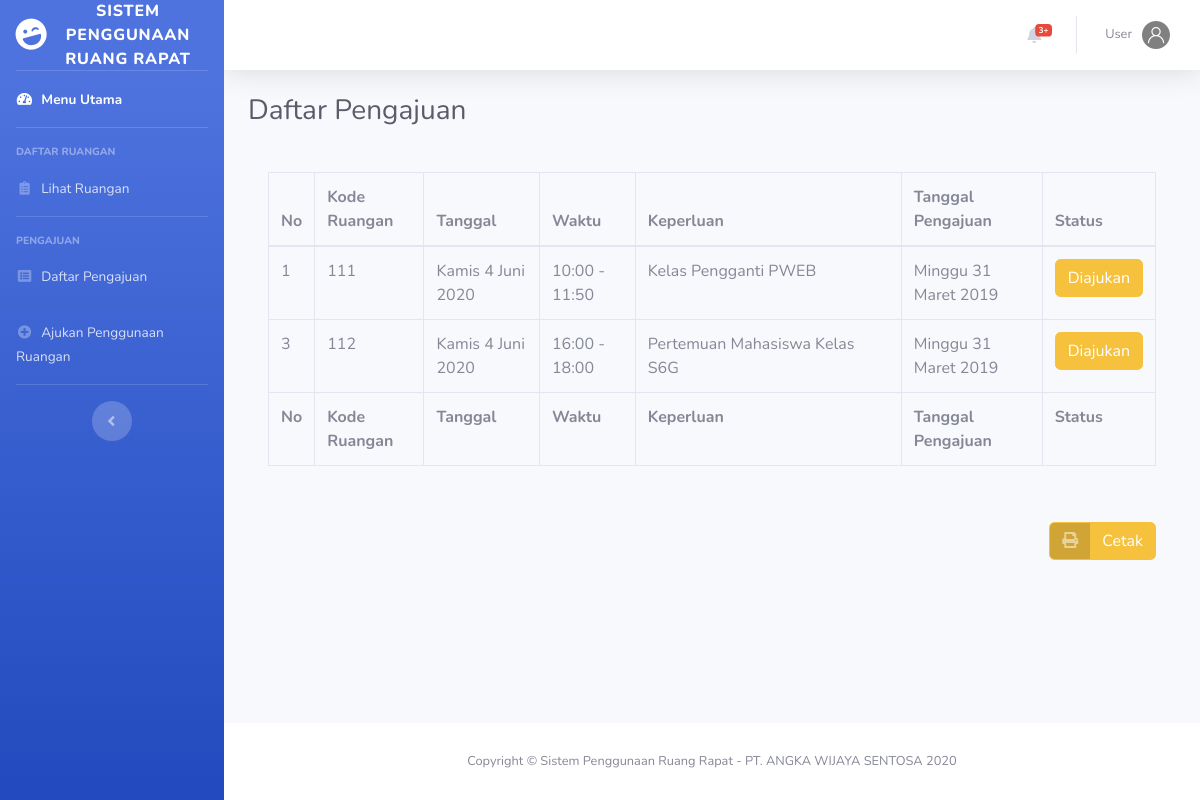
Page /daftar_pengajuan.php (signed in) on the earlier database version.
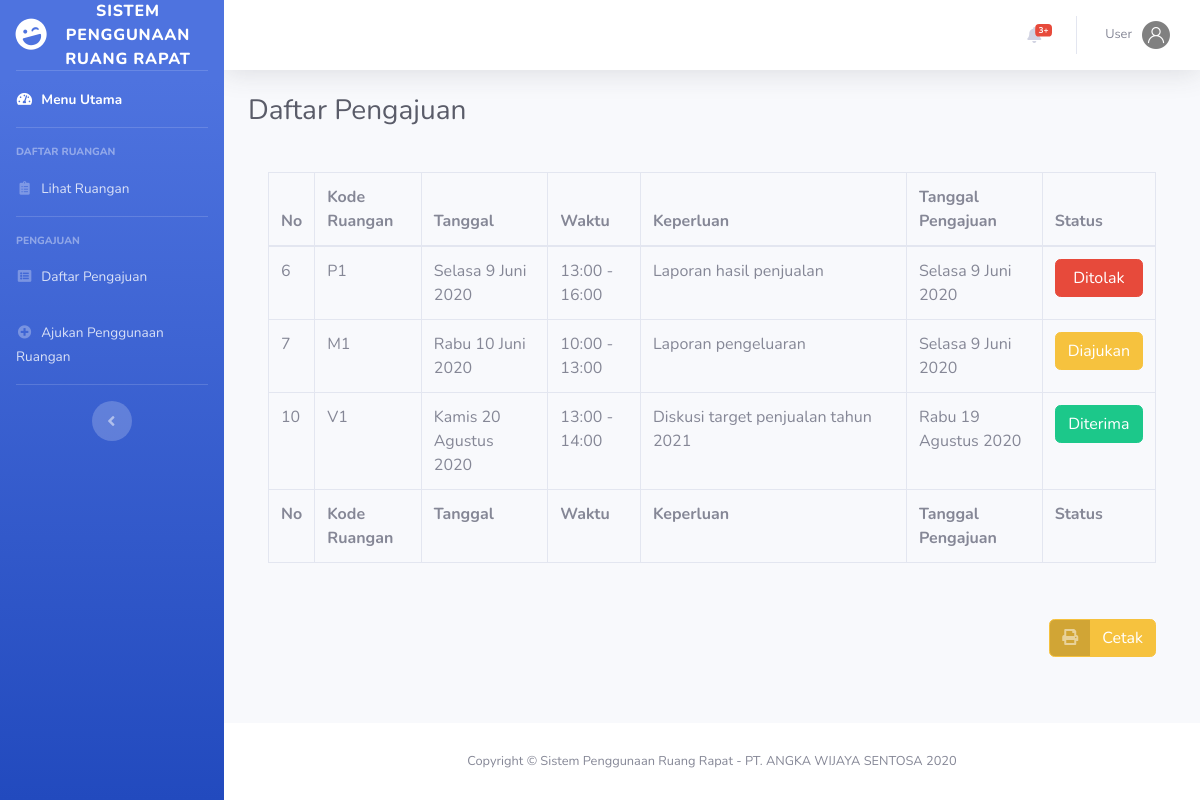
Same page on the later database version.
### tables this page shows
CREATE TABLE IF NOT EXISTS PenggunaanRuangan (
	id INT(20) UNSIGNED AUTO_INCREMENT,
	id_ketersediaan INT(20) UNSIGNED NOT NULL,
	id_user INT(20) UNSIGNED NOT NULL,
	tanggal_pengajuan DATETIME NOT NULL,
	keterangan VARCHAR(144),
	status INT(20),
	PRIMARY KEY (id),
	FOREIGN KEY (id_ketersediaan) REFERENCES KetersediaanRuangan(id),
	FOREIGN KEY (id_user) REFERENCES User(id)
);

CREATE TABLE IF NOT EXISTS KetersediaanRuangan (
	id INT(20) UNSIGNED AUTO_INCREMENT,
	kode_ruangan VARCHAR(20) NOT NULL,
	tanggal DATE NOT NULL,
	jam_mulai TIME NOT NULL,
	jam_selesai TIME NOT NULL,
	status INT(20),
	PRIMARY KEY (id),
	FOREIGN KEY (kode_ruangan) REFERENCES Ruangan(kode) ON UPDATE CASCADE ON DELETE RESTRICT
);

CREATE TABLE IF NOT EXISTS Ruangan (
	id INT(20) UNSIGNED AUTO_INCREMENT,
	kode VARCHAR(20) NOT NULL UNIQUE,
	nama VARCHAR(50) NOT NULL,
	deskripsi TEXT,
	PRIMARY KEY (id)
);

### db_connection.php (called while the page is built, shortened)
<?php
	function getData($conn, $sql) {
		$result = $conn->query($sql);
		return $result->fetch_assoc();
	}
	function hari($tanggal){
		$nama_hari = date("D", $tanggal);
		switch($nama_hari){
			case 'Sun':
				$nama_hari = "Minggu"; break;
			case 'Mon':
				$nama_hari = "Senin"; break;
			case 'Tue':
				$nama_hari = "Selasa"; break;
			case 'Wed':
				$nama_hari = "Rabu"; break;
			case 'Thu':
				$nama_hari = "Kamis"; break;
		}
		return $nama_hari;
	}
	function formatTanggal($tanggal) {
		$tanggal = date("Y-m-j", strtotime($tanggal));
		$bulan = array (1 => 'Januari', 'Februari', 'Maret', 'April', 'Mei', 'Juni', 'Juli', 'Agustus', 'September', 'Oktober', 'November', 'Desember');
		$split = explode('-', $tanggal);
		return hari(strtotime($tanggal)) . ' ' .  $split[2] . ' ' . $bulan[ (int)$split[1] ] . ' ' . $split[0];
	}
	function formatJam($jam) {
		$jam = date('H:i', strtotime($jam));
		return substr($jam, 0, 5);
	}
?>

### daftar_pengajuan.php (the view, shortened to what this page needs)
<!DOCTYPE html>
<html lang="en">
<?php $title = "Daftar Pengajuan"; include 'head.php';?>
<body id="page-top">
  <div id="wrapper">
    <?php include 'navigasi.php';?>
    <div id="content-wrapper" class="d-flex flex-column">
      <div id="content">
        <?php include 'topbar.php';?>
        <div class="container-fluid">
          <h1 class="h3 mb-4 text-gray-800">Daftar Pengajuan</h1>
          <div class="card-body">
            <div class="table-responsive">
              <table class="table table-bordered" id="dataTable" width="100%" cellspacing="0">
                <thead>
                  <tr>
                    <th>No</th>
                    <th>Kode Ruangan</th>
                    <th>Tanggal</th>
                    <th>Waktu</th>
                    <th width="30%">Keperluan</th>
                    <th>Tanggal Pengajuan</th>
                    <th>Status</th>
                  </tr>
                </thead>
                <tfoot>
                  <tr>
                    <th>No</th>
                    <th>Kode Ruangan</th>
                    <th>Tanggal</th>
                    <th>Waktu</th>
                    <th>Keperluan</th>
                    <th>Tanggal Pengajuan</th>
                    <th>Status</th>
                  </tr>
                </tfoot>
                <tbody>
                  <?php
                  include 'db_connection.php';
                  $conn = connectDB();
                  $id = $_SESSION["user_id"];
                  $sql = "SELECT * FROM PenggunaanRuangan WHERE id_user=".$id." ORDER BY tanggal_pengajuan ASC";
                  $result = $conn->query($sql);
                  if ($result->num_rows > 0) {
                      while($row = $result->fetch_assoc()) {
                        $sql = "SELECT * FROM KetersediaanRuangan WHERE id=".$row["id_ketersediaan"];
                        $resultKetersediaan = $conn->query($sql);
                        if ($resultKetersediaan->num_rows > 0) {
                          $pengajuan = "<tr><td>";
                          while($rowKetersediaan = $resultKetersediaan->fetch_assoc()) {
                            $rowRuangan = getData($conn, "SELECT * FROM Ruangan WHERE kode='".$rowKetersediaan["kode_ruangan"]."'");
                            switch ($row["status"]) {
                              case 1:
                                $status = "<a href='bukti_pengajuan.php?id_penggunaan=".$row["id"]."' class='btn btn-success' style='width:100%;'>Diterima</a>";
                                break;
                              case 2:
                                $status = "<a href='bukti_pengajuan.php?id_penggunaan=".$row["id"]."' class='btn btn-danger' style='width:100%;'>Ditolak</a>";
                                break;
                              default:
                                $status = "<a href='bukti_pengajuan.php?id_penggunaan=".$row["id"]."' class='btn btn-warning' style='width:100%;'>Diajukan</a>";
                                break;
                            }
                            $pengajuan .= $row["id"]."</td><td>"
                            .$rowRuangan["kode"]."</td><td>"
                            .formatTanggal($rowKetersediaan["tanggal"])."</td><td>"
                            .formatJam($rowKetersediaan["jam_mulai"])." - ".formatJam($rowKetersediaan["jam_selesai"])."</td><td>"
                            .$row["keterangan"]."</td><td>"
                            .formatTanggal($row["tanggal_pengajuan"])."</td><td>"
                            .$status;
                          }
                          $pengajuan .= "</td></tr>";
                          echo $pengajuan;
                        } else {
                          echo "<tr><td colspan='7' align='center'>- Tidak ada pengajuan penggunaan ruangan -</td></tr>";
                        }
                      }
                  } else {
                      echo "<tr><td colspan='7' align='center'>- Tidak ada pengajuan penggunaan ruangan -</td></tr>";
                  }
                  ?>
                </tbody>
              </table>
            </div>
          </div>
          <?php include 'cetak_halaman.php';?>
        </div>
      </div>
      <?php include 'footer.php';?>
    </div>
  </div>
</body>
</html>

### head.php (shortened to what this page needs)
<head>
  <link href="vendor/fontawesome-free/css/all.min.css" rel="stylesheet" type="text/css">
  <link href="css/sb-admin-2.min.css" rel="stylesheet">
  <link href="css/print-hide.css" rel="stylesheet">
  <link href="css/print-show.css" rel="stylesheet">
</head>

### navigasi.php (shortened to what this page needs)
<ul class="navbar-nav bg-gradient-primary sidebar sidebar-dark accordion print-hide" id="accordionSidebar">
  <a class="sidebar-brand d-flex align-items-center justify-content-center" href="index.html">
    <div class="sidebar-brand-icon rotate-n-15">
      <i class="fas fa-laugh-wink"></i>
    </div>
    <div class="sidebar-brand-text mx-3">Sistem Penggunaan Ruang Rapat</div>
  </a>
  <hr class="sidebar-divider my-0">
  <li class="nav-item active">
    <a class="nav-link" href="menu_utama.php">
      <i class="fas fa-fw fa-tachometer-alt"></i>
      <span>Menu Utama</span></a>
  </li>
  <hr class="sidebar-divider">
  <div class="sidebar-heading">
    Daftar Ruangan
  </div>
  <li class="nav-item" id="user">
    <a class="nav-link" href="daftar_ruangan.php">
      <i class="fas fa-fw fa-clipboard-list"></i>
      <span>Lihat Ruangan</span></a>
  </li>
  <hr class="sidebar-divider">
  <div class="sidebar-heading">
    Pengajuan
  </div>
  <li class="nav-item">
    <a class="nav-link" href="daftar_pengajuan.php">
      <i class="fas fa-fw fa-list-alt"></i>
      <span>Daftar Pengajuan</span></a>
  </li>
  <li class="nav-item">
    <a class="nav-link" href="ajukan_penggunaan.php">
      <i class="fas fa-fw fa-plus-circle"></i>
      <span>Ajukan Penggunaan Ruangan</span></a>
  </li>
  <hr class="sidebar-divider d-none d-md-block">
  <div class="text-center d-none d-md-inline">
    <button class="rounded-circle border-0" id="sidebarToggle"></button>
  </div>
</ul>

### topbar.php (shortened to what this page needs)
<nav class="navbar navbar-expand navbar-light bg-white topbar mb-4 static-top shadow">
  <ul class="navbar-nav ml-auto">
    <li class="nav-item dropdown no-arrow mx-1">
      <a class="nav-link dropdown-toggle" href="#" id="alertsDropdown" role="button" data-toggle="dropdown" aria-haspopup="true" aria-expanded="false">
        <i class="fas fa-bell fa-fw"></i>
        <span class="badge badge-danger badge-counter">3+</span>
      </a>
    </li>
    <li class="nav-item dropdown no-arrow">
      <a class="nav-link dropdown-toggle" href="#" id="userDropdown" role="button" data-toggle="dropdown" aria-haspopup="true" aria-expanded="false">
        <span class="mr-2 d-none d-lg-inline text-gray-600 small"><?php echo $_SESSION["user_nama"] ?></span>
        <img class="img-profile rounded-circle" src="image/avatar.png">
      </a>
    </li>
  </ul>
</nav>

### cetak_halaman.php
<div class="card-body" align="right">
    <a href='#' class='btn btn-warning btn-icon-split btn-print print-hide'><span class='icon text-white-50'><i class='fas fa-print'></i></span><span class='text'>Cetak</span></a>
</div>

### footer.php
<footer class="sticky-footer bg-white">
  <div class="container my-auto">
    <div class="copyright text-center my-auto">
      <span>Copyright &copy; Sistem Penggunaan Ruang Rapat - PT. ANGKA WIJAYA SENTOSA 2020</span>
    </div>
  </div>
</footer>

Differences in the rows shown:
removed penggunaanruangan: id "1", keterangan "Kelas Pengganti PWEB", tanggal_pengajuan "Minggu 31 Maret 2019"
removed ketersediaanruangan: ruangan.kode "111", tanggal "Kamis 4 Juni 2020", jam_mulai "10:00", jam_selesai "11:50"
removed penggunaanruangan: id "3", keterangan "Pertemuan Mahasiswa Kelas S6G", tanggal_pengajuan "Minggu 31 Maret 2019"
removed ketersediaanruangan: ruangan.kode "112", tanggal "Kamis 4 Juni 2020", jam_mulai "16:00", jam_selesai "18:00"
added penggunaanruangan: id "6", keterangan "Laporan hasil penjualan", tanggal_pengajuan "Selasa 9 Juni 2020"
added ketersediaanruangan: ruangan.kode "P1", tanggal "Selasa 9 Juni 2020", jam_mulai "13:00", jam_selesai "16:00"
added penggunaanruangan: id "7", keterangan "Laporan pengeluaran", tanggal_pengajuan "Selasa 9 Juni 2020"
added ketersediaanruangan: ruangan.kode "M1", tanggal "Rabu 10 Juni 2020", jam_mulai "10:00", jam_selesai "13:00"
added penggunaanruangan: id "10", keterangan "Diskusi target penjualan tahun 2021", tanggal_pengajuan "Rabu 19 Agustus 2020"
added ketersediaanruangan: ruangan.kode "V1", tanggal "Kamis 20 Agustus 2020", jam_mulai "13:00", jam_selesai "14:00"
